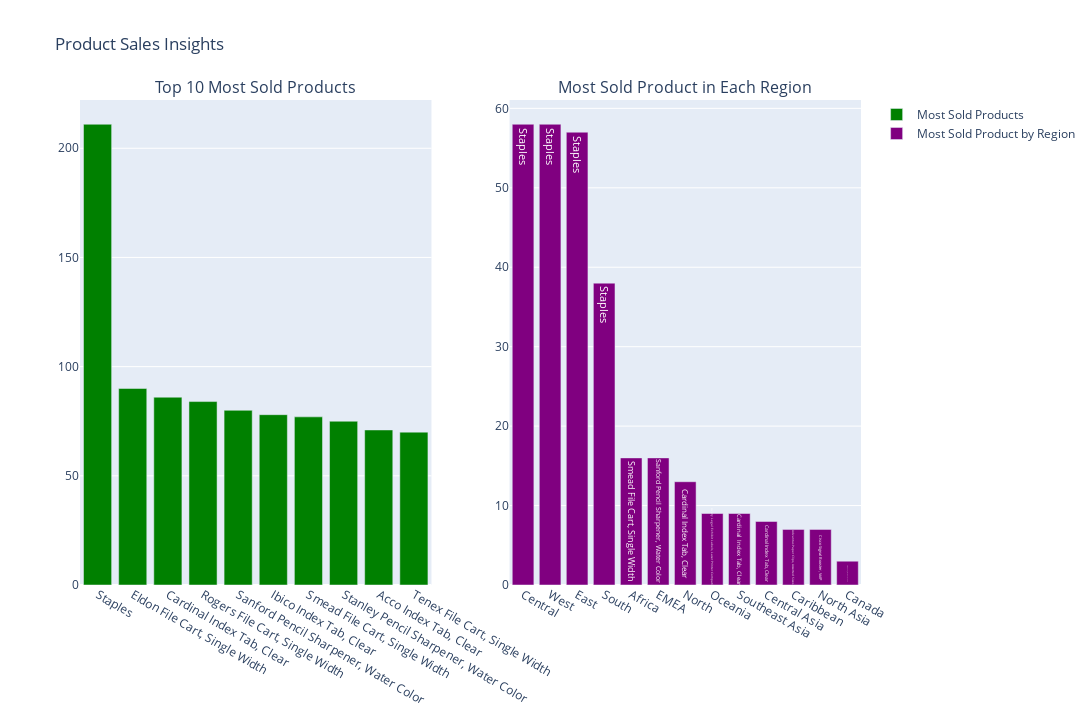

Source (notebook cell):
### Code cell
# Create subplots layout
fig = make_subplots(rows=1, cols=2, 
                    subplot_titles=["Top 10 Most Sold Products", "Most Sold Product in Each Region"], 
                    specs=[[{"type": "bar"}, {"type": "bar"}]])

# Bar Chart: Top 10 Most Sold Products
fig.add_trace(go.Bar(x=top_products["Product Name"], y=top_products["Count"], 
                     marker=dict(color="green"), name="Most Sold Products"), row=1, col=1)

# Sort top_region_products by the 'Count' column in descending order
top_region_products_sorted = top_region_products.sort_values(by="Count", ascending=False)

# Bar Chart: Most Sold Product in Each Region, sorted by Count
fig.add_trace(go.Bar(x=top_region_products_sorted["Region"], y=top_region_products_sorted["Count"],
                     text=top_region_products_sorted["Product Name"], textposition="auto",
                     marker=dict(color="purple"), name="Most Sold Product by Region"), row=1, col=2)

# Update layout
fig.update_layout(title_text="Product Sales Insights", showlegend=True, height=720, width=1280,)

# Show figure
fig.show()

### Figure 1 — Plotly figure (JSON) as saved in the notebook; plotly's stock layout.template omitted (floating-point values rounded to 4 significant figures)
{"data": [{"marker": {"color": "green"}, "name": "Most Sold Products", "type": "bar", "x": ["Staples", "Eldon File Cart, Single Width", "Cardinal Index Tab, Clear", "Rogers File Cart, Single Width", "Sanford Pencil Sharpener, Water Color", "Ibico Index Tab, Clear", "Smead File Cart, Single Width", "Stanley Pencil Sharpener, Water Color", "Acco Index Tab, Clear", "Tenex File Cart, Single Width"], "xaxis": "x", "y": [211, 90, 86, 84, 80, 78, 77, 75, 71, 70], "yaxis": "y"}, {"marker": {"color": "purple"}, "name": "Most Sold Product by Region", "text": ["Staples", "Staples", "Staples", "Staples", "Smead File Cart, Single Width", "Sanford Pencil Sharpener, Water Color", "Cardinal Index Tab, Clear", "Avery Legal Exhibit Labels, Laser Printer Compatible", "Cardinal Index Tab, Clear", "Cardinal Index Tab, Clear", "Advantus Paper Clips, Assorted Sizes", "Cisco Signal Booster, VoIP", "Acco Binding Machine, Durable"], "textposition": "auto", "type": "bar", "x": ["Central", "West", "East", "South", "Africa", "EMEA", "North", "Oceania", "Southeast Asia", "Central Asia", "Caribbean", "North Asia", "Canada"], "xaxis": "x2", "y": [58, 58, 57, 38, 16, 16, 13, 9, 9, 8, 7, 7, 3], "yaxis": "y2"}], "layout": {"annotations": [{"font": {"size": 16}, "showarrow": false, "text": "Top 10 Most Sold Products", "x": 0.225, "xanchor": "center", "xref": "paper", "y": 1, "yanchor": "bottom", "yref": "paper"}, {"font": {"size": 16}, "showarrow": false, "text": "Most Sold Product in Each Region", "x": 0.775, "xanchor": "center", "xref": "paper", "y": 1, "yanchor": "bottom", "yref": "paper"}], "height": 720, "showlegend": true, "title": {"text": "Product Sales Insights"}, "width": 1280, "xaxis": {"anchor": "y", "domain": [0, 0.45]}, "xaxis2": {"anchor": "y2", "domain": [0.55, 1]}, "yaxis": {"anchor": "x", "domain": [0, 1]}, "yaxis2": {"anchor": "x2", "domain": [0, 1]}}}
